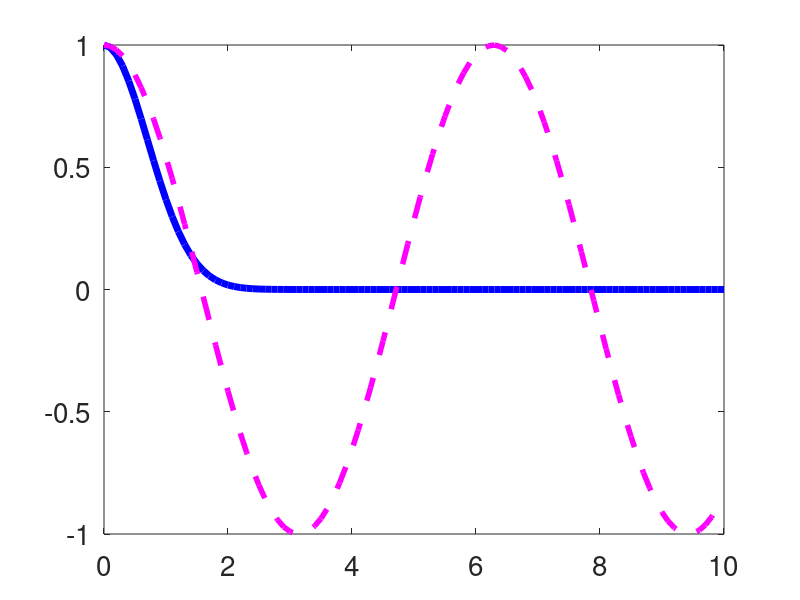

This figure's MATLAB source:

k = 0.1*(0:100);
x = 1;
Sk = exp(-k.^2*x);
cosk = cos(k.*x);
cosk2 = cos(k.*2);
lWeight = 5;
axisSize = 20;

hold on
plot(k, Sk,'b', 'LineWidth',lWeight);
plot(k, cosk,'m--', 'LineWidth',4);
%plot(k, cosk2,'g--', 'LineWidth',4);
box on
set(gca,'fontsize', axisSize);
hold off